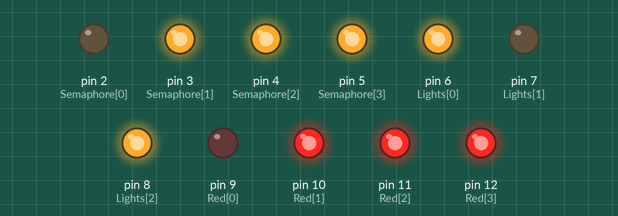
A sketch run on a simulated Arduino Uno, built with avr-gcc and run on an emulated ATmega328P. On the bench: output pins drawn as LEDs (lit = HIGH).

Above: at 0.1 s.
At 4.5 s:
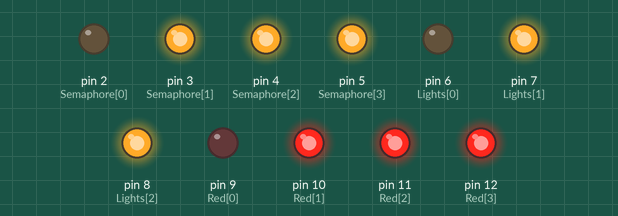
At 17.1 s:
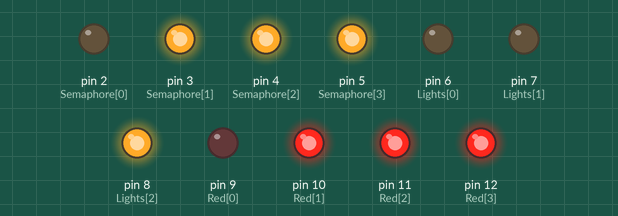
At 21.5 s:
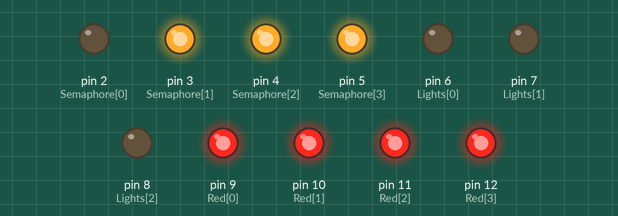
At 24.5 s:
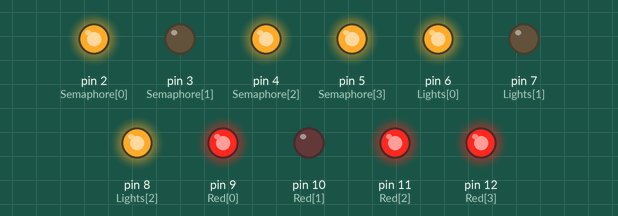
At 29.0 s:
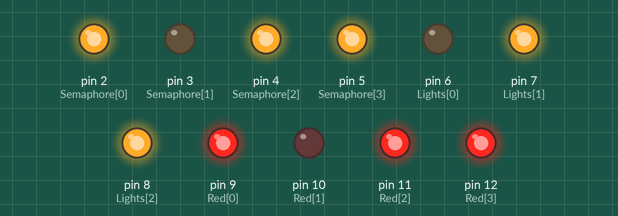
Timing chart, 0 to 30.5 s (numbered marks = the images above):
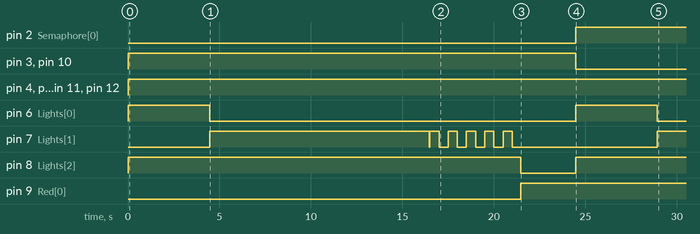

The sketch:

TrafficLightsM.ino
```cpp
bool State[3][4] = {{false, false, false, false}, {false, false, false, false}, {true, true, true, true}};
const byte Semaphore[] = {2, 3, 4, 5}, Lights[] = {6, 7, 8}, Red[] = {9, 10, 11, 12}, Seconds[] = {70, 12, 5, 3};
byte c = 0, f = 0, g = 0, k = 0, u = 0;
unsigned long long Millis = 0;

void setup()
{
    for (f = 0; f < 4; f++)
    {
        pinMode(Semaphore[f], OUTPUT);
        digitalWrite(Semaphore[f], State[0][f]);
        pinMode(Red[f], OUTPUT);
        digitalWrite(Red[f], State[2][f]);
        if (f < 3)
        {
            pinMode(Lights[f], OUTPUT);
            digitalWrite(Lights[f], State[1][f]);
        }
    }
}
void loop()
{
    for (f = 0; f < 4; f++)
    {
        State[0][f] = true;
        State[1][f] = false;
        State[2][f] = true;
    }
    State[0][u] = false;
    State[2][u] = false;
    if ((c - k) > 2)
        State[2][u] = true;
    else
    {
        State[1][2] = true;
        if ((c - k) == 0)
            State[1][0] = true;
        else if ((c - k) == 1 || (((c - k) == 2) && (millis() % 1000 > 500)))
            State[1][1] = true;
    }
    for (f = 0; f < 4; f++)
    {
        digitalWrite(Semaphore[f], State[0][f]);
        digitalWrite(Red[f], State[2][f]);
        if (f < 3)
            digitalWrite(Lights[f], State[1][f]);
    }
    if (millis() - Millis > Seconds[g] * 1000)
    {
        g++;
        c++;
        if (g > 3)
            g = 0;
        if (c > 15)
            c = 0;
        if (c % 4 == 0)
        {
            k = c;
            u = k / 4;
        }
        Millis = millis();
    }
}
```

Measured:
- by itself, pin 2 (Semaphore[0]): LOW → HIGH at 24.5 s
- by itself, pin 3 (Semaphore[1]): LOW → HIGH at 0.00 s, → LOW 24.5 s later
- by itself, pin 4 (Semaphore[2]), pin 5 (Semaphore[3]): LOW → HIGH at 0.00 s
- by itself, pin 6 (Lights[0]): alternates HIGH for 4.5 s and LOW for 20.0 s
- by itself, pin 7 (Lights[1]): goes HIGH 12.0 s, LOW 0.03 s, 4 × (HIGH 0.50 s, LOW 0.50 s), HIGH 0.50 s, LOW 7.9 s, then HIGH
- by itself, pin 8 (Lights[2]): LOW → HIGH at 0.00 s, → LOW 21.5 s later, → HIGH 3.0 s later
- by itself, pin 9 (Red[0]): LOW → HIGH at 21.5 s
- by itself, pin 10 (Red[1]): HIGH → LOW at 24.5 s
